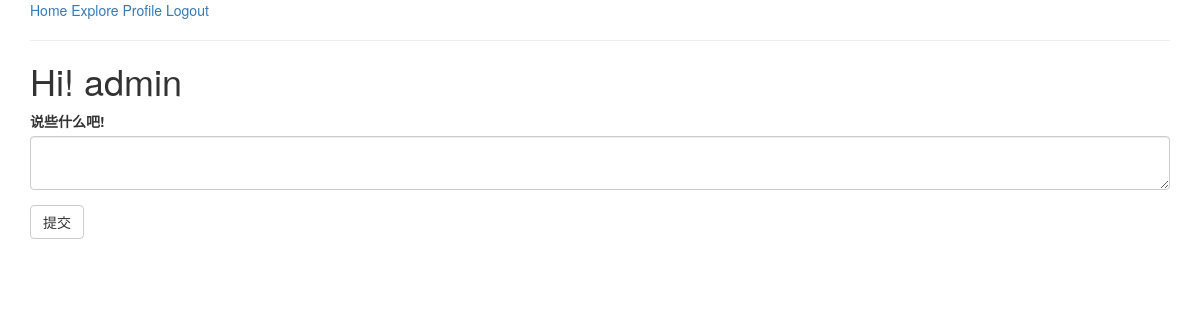
Before: /index (signed in) with the older database file.
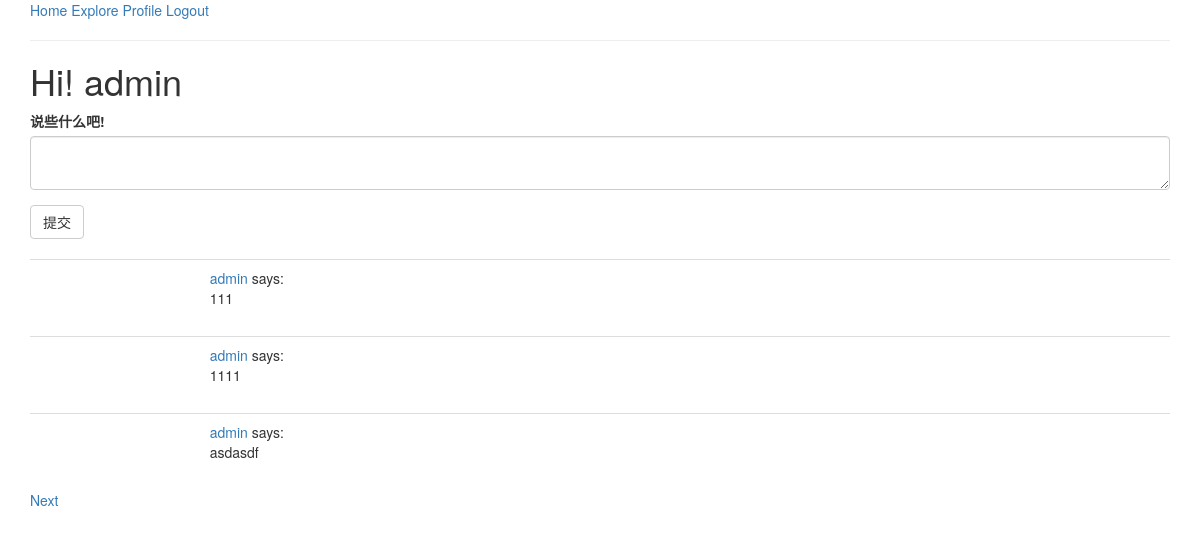
After: the same page with the newer database file.
### app/models.py (models this page shows, shortened)
class User(UserMixin,db.Model):   # User 继承 db.Model 是所有类型的基类  UserMixin 这个是基类包含了四种校验属性
    id = db.Column(db.Integer,primary_key=True)
    username = db.Column(db.String(length=10),index=True,unique=True)
    password_hash = db.Column(db.String(length=128))
    email = db.Column(db.String(length=50),index=True,unique=True)
    posts = db.relationship("Post",backref="author",lazy="dynamic")    # backref 有点类似快捷方式 这里是一对多关系 因为一个人可以发多个post 我们在post里面建立一个联系到user
    about_me = db.Column(db.String(150))
    last_seen = db.Column(db.DateTime,default=datetime.utcnow)
    followed = db.relationship('User',secondary=followers,
                               primaryjoin=(followers.c.follower_id == id),
                               secondaryjoin=(followers.c.followed_id == id),
                               backref=db.backref('followers',lazy='dynamic'),lazy='dynamic')  # 返回的类型是一个列表 对followers表进行了一个关联  返回对数据是列表
    def followed_posts(self):
        followed = Post.query.join(followers,(Post.user_id == followers.c.followed_id)).filter(followers.c.follower_id == self.id)
        own = Post.query.filter_by(user_id=self.id)   # user_id是post的外键 我们要保证我们可以看到自己的动态
        return followed.union(own).order_by(Post.timestamp.desc())

class Post(db.Model):
    id = db.Column(db.Integer,primary_key=True)
    user_id = db.Column(db.Integer,db.ForeignKey('user.id'))  # 这里对应的是相关联的表 user的id 和user——id 进行绑定 所以是 user.id
    timestamp = db.Column(db.DateTime,default=datetime.utcnow(),index=True)
    content = db.Column(db.String(length=150))

### app/routes.py (the view)
@app.route('/',methods=["GET","POST"])
@app.route('/index',methods=["GET","POST"])
@login_required
def index():
    form = PostForm()
    if form.validate_on_submit():
        post = Post(content=form.post.data,author=current_user)
        db.session.add(post)
        db.session.commit()
        flash("发布成功")
        return redirect(url_for('index'))
    page = request.args.get('page',1,type=int)
    posts = current_user.followed_posts().paginate(page,app.config['POST_PRE_PAGE'],False)   # paginate 是控制page的范围
    next_url = url_for('index',page=posts.next_num) \
        if posts.has_next else None
    prev_url = url_for('index',page=posts.prev_num) \
        if posts.prev_num else None
    return render_template("index.html",posts=posts.items,title="Welcome",form=form,next_url=next_url,prev_url=prev_url)

### app/forms.py
class PostForm(FlaskForm):
    post = TextAreaField("说些什么吧!",validators=[DataRequired(),length(1,150)])
    submit = SubmitField("提交")

### app/models.py (called while the page is built)
@login.user_loader
def load_user(id):
    return User.query.get(int(id))

### app/routes.py (called while the page is built)
@app.before_request
def before_request():   # 将时间 和 表单里面进行一个联系  利用 app.before_request 在试图函数之前进行一个运行
    if current_user.is_authenticated:
        current_user.last_seen = datetime.utcnow()
        db.session.commit()

### app/templates/index.html (shortened to what this page needs)
{% extends "base.html" %}
{% import "bootstrap/wtf.html" as wtf %}
{% block app_content %}
    <h1>Hi! {{current_user.username}}</h1>
    {% if form %}
    {{ wtf.quick_form(form)}}
    <br>
    {% endif %}
    {% for post in posts %}
        {% include "_post.html" %}
    {% endfor %}
    {% if next_url %}
    <a href="{{next_url}}">Next</a>
    {% endif %}
{% endblock %}

### app/templates/base.html (shortened to what this page needs)
{% extends 'bootstrap/base.html' %}
{% block content %}
    <div class="container">
         {% if current_user.is_anonymous %}
         <a href="{{url_for('register')}}">Register</a>
         <a href="{{url_for('login')}}">Login</a>
         {% else %}
         <a href="{{url_for('index')}}">Home</a>
         <a href="{{url_for('explore')}}">Explore</a>
         <a href="{{url_for('user',username=current_user.username)}}">Profile</a>
         <a href="{{url_for('logout')}}">Logout</a>
         {% endif %}
        <hr>
        {% block app_content %} {% endblock %}
    </div>
{% endblock %}

### app/templates/_post.html (shortened to what this page needs)
<table class="table table-hover">
    <tr>
        <td>
        </td>
        <td>
            <a href="{{url_for('user',username=post.author.username)}}">{{post.author.username}}</a>
            says:
            <br>
            {{post.content}}
        </td>
    </tr>
</table>

Changed rows visible on the page:
added Post: author.username "admin", content "111"
added Post: author.username "admin", content "1111"
added Post: author.username "admin", content "asdasdf"
Other visible differences:
text now shown: "Next"
